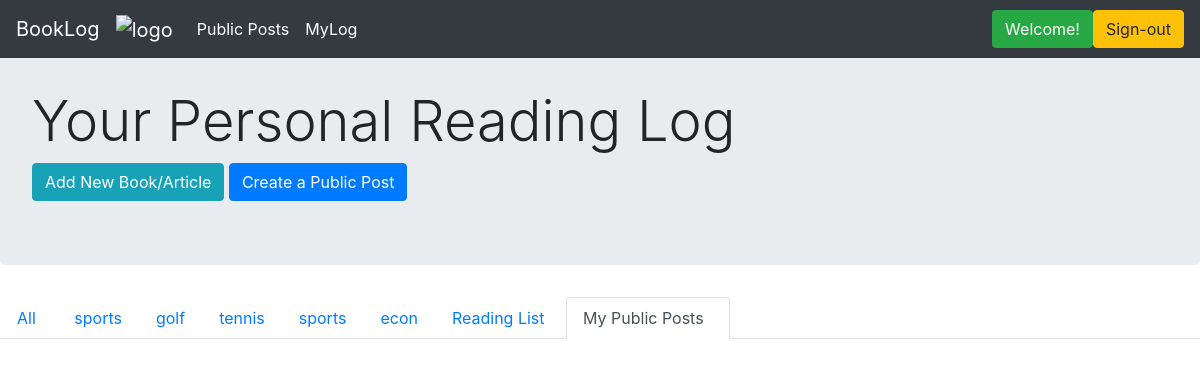
The app's page /publicposts (signed in), older data.
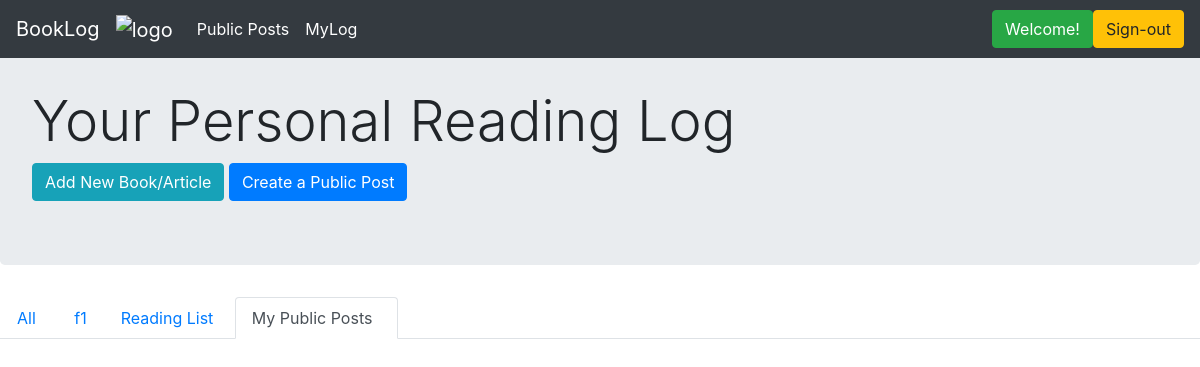
The same page, newer data.
### application/models.py (models this page shows)
class Category(db.Model):
    __tablename__ = 'categories'
    id = db.Column(db.Integer, primary_key=True)
    name = db.Column(db.String(150), index=True, nullable=False, unique=False)
    user_id = db.Column(db.Integer, ForeignKey('users.id'), nullable=False, index=False)
    user = relationship("User", backref="categories", foreign_keys=[user_id])

### application/routes.py (the view)
@main_bp.route("/publicposts", methods=['GET'])
@login_required
def my_public_posts():
    user = User.query.filter_by(id=session.get("user_id")).first()
    posts = user.public_posts
    return render_template("mypublicposts.html", posts = posts, cats=user.categories)

### application/auth.py (called while the page is built)
@auth_bp.before_app_request
def load_logged_in_user():
    user_id = session.get('user_id')
    if user_id is None:
        g.user = None
    else:
        g.user = User.query.filter_by(id=user_id).first()

def login_required(view):
    @functools.wraps(view)
    def wrapped_view(**kwargs):
        if g.user is None:
            return redirect(url_for('auth_bp.login'))
        return view(**kwargs)
    return wrapped_view

### application/routes.py (called while the page is built)
@main_bp.before_app_request
def load_logged_in_user():
    user_id = session.get('user_id')
    if user_id is None:
        g.user = None
    else:
        g.user = User.query.filter_by(id=user_id).first()

### application/templates/mypublicposts.html (shortened to what this page needs)
{% extends 'layout.html' %}
{% block content %}
<div class="jumbotron">
    <br>
    <h1 class="display-4">Your Personal Reading Log</h1>
    <a href="{{url_for('main_bp.create_new')}}" class="btn btn-info" role="button">Add New Book/Article</a>
    <a href="{{url_for('main_bp.create_public_post')}}" class="btn btn-primary" role="button">Create a Public Post</a>
</div>
<ul class="nav nav-tabs">
  <li class="nav-item"> <a class="nav-link" href="{{url_for('main_bp.myLog')}}">All&nbsp;</a> </li>
  {% for cat in cats %}
       <li class="nav-item"> <a class="nav-link" href="{{url_for('main_bp.myLogCat', cat_id=cat.id)}}">{{cat.name}}</a> </li>
  {% endfor %}
  <li class="nav-item"> <a class="nav-link" href="{{ url_for('main_bp.reading_list')}}">Reading List&nbsp;</a></li>
  <li class="nav-item"> <a class="nav-link active" href="#">My Public Posts&nbsp;&nbsp;</a></li>
  <div class="btn-toolbar" role="toolbar">
  </div>
</ul>
{% endblock %}

Row changes from the older to the newer data that the page shows:
removed Category: name "golf"
removed Category: name "tennis"
removed Category: name "sports"
removed Category: name "econ"
changed Category: name "sports" → "f1"
